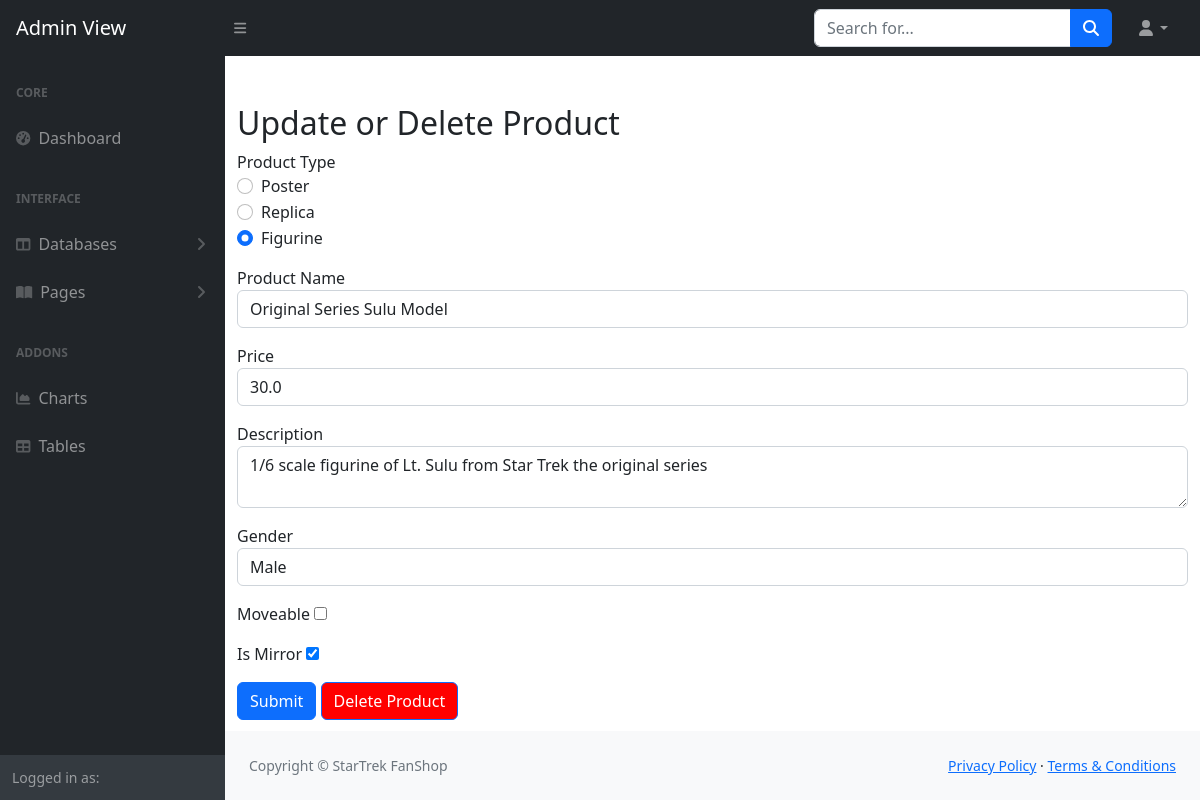
The app's page /manage_product/2 with its own data.
### tables this page shows
CREATE TABLE products (
        productID INTEGER PRIMARY KEY AUTOINCREMENT,
        productName TEXT NOT NULL,
        price REAL NOT NULL,
        type TEXT,
        gender TEXT,
        movable BOOLEAN,
        isMirror BOOLEAN,
        character TEXT,
        hasColour BOOLEAN,
        dimensions TEXT,
        material TEXT,
        scale TEXT,
        isLimited BOOLEAN,
        description TEXT,
        image_blob BLOB
    );

### app.py (the view, shortened to what this page needs)
@app.route('/manage_product/<int:productID>', methods=['GET', 'POST'])
def manage_product(productID):
    productService = ProductService()
    product = productService.get_product_by_id(productID)
    if product.image_blob:
        product.image = base64.b64encode(product.image_blob).decode('utf-8')
    else:
        product.image = None
    return render_template('manage_product.html', product=product)

### dao/productDAO.py (called while the page is built)
    def get_product_by_id(self, productID):
        sql = '''SELECT * FROM products WHERE productID = ?'''
        cursor = self.conn.execute(sql, (productID,))
        row = cursor.fetchone()
        if row:
            return Product(*row)
        self.conn.close()
        return None

### services/ProductService.py (called while the page is built)
    def get_product_by_id(self, productID):
        return self.productDAO.get_product_by_id(productID)

### templates/manage_product.html (shortened to what this page needs)
<!DOCTYPE html>
<html lang="en">
    <head>
        <link href="https://cdn.jsdelivr.net/npm/simple-datatables@7.1.2/dist/style.min.css" rel="stylesheet" />
        <link href="{{ url_for('static', filename='css/styles_admin.css') }}" rel="stylesheet" />
    </head>
    <body class="sb-nav-fixed">
        <nav class="sb-topnav navbar navbar-expand navbar-dark bg-dark">
            <a class="navbar-brand ps-3" href="index.html">Admin View</a>
            <button class="btn btn-link btn-sm order-1 order-lg-0 me-4 me-lg-0" id="sidebarToggle" href="#!"><i class="fas fa-bars"></i></button>
            <form class="d-none d-md-inline-block form-inline ms-auto me-0 me-md-3 my-2 my-md-0">
                <div class="input-group">
                    <input class="form-control" type="text" placeholder="Search for..." aria-label="Search for..." aria-describedby="btnNavbarSearch" />
                    <button class="btn btn-primary" id="btnNavbarSearch" type="button"><i class="fas fa-search"></i></button>
                </div>
            </form>
            <ul class="navbar-nav ms-auto ms-md-0 me-3 me-lg-4">
                <li class="nav-item dropdown">
                    <a class="nav-link dropdown-toggle" id="navbarDropdown" href="#" role="button" data-bs-toggle="dropdown" aria-expanded="false"><i class="fas fa-user fa-fw"></i></a>
                </li>
            </ul>
        </nav>
        <div id="layoutSidenav">
            <div id="layoutSidenav_nav">
                <nav class="sb-sidenav accordion sb-sidenav-dark" id="sidenavAccordion">
                    <div class="sb-sidenav-menu">
                        <div class="nav">
                            <div class="sb-sidenav-menu-heading">Core</div>
                            <a class="nav-link" href={{url_for('admin_page') }}
>
                                <div class="sb-nav-link-icon"><i class="fas fa-tachometer-alt"></i></div>
                                Dashboard
                            </a>
                            <div class="sb-sidenav-menu-heading">Interface</div>
                            <a class="nav-link collapsed" href="#" data-bs-toggle="collapse" data-bs-target="#collapseLayouts" aria-expanded="false" aria-controls="collapseLayouts">
                                <div class="sb-nav-link-icon"><i class="fas fa-columns"></i></div>
                                Databases
                                <div class="sb-sidenav-collapse-arrow"><i class="fas fa-angle-down"></i></div>
                            </a>
                            <a class="nav-link collapsed" href="#" data-bs-toggle="collapse" data-bs-target="#collapsePages" aria-expanded="false" aria-controls="collapsePages">
                                <div class="sb-nav-link-icon"><i class="fas fa-book-open"></i></div>
                                Pages
                                <div class="sb-sidenav-collapse-arrow"><i class="fas fa-angle-down"></i></div>
                            </a>
                            <div class="sb-sidenav-menu-heading">Addons</div>
                            <a class="nav-link" href="">
                                <div class="sb-nav-link-icon"><i class="fas fa-chart-area"></i></div>
                                Charts
                            </a>
                            <a class="nav-link" href="">
                                <div class="sb-nav-link-icon"><i class="fas fa-table"></i></div>
                                Tables
                            </a>
                        </div>
                    </div>
                    <div class="sb-sidenav-footer">
                        <div class="small">Logged in as: {{session['session_user']}}</div>
                    </div>
                </nav>
            </div>
            <div id="layoutSidenav_content">
    <div class="container mt-5">
        <h2>Update or Delete Product</h2>
        <form method="POST" name='edit' action="{{ url_for('manage_product', productID=product.productID) }}">
            <div class="form-group mb-3">
                <label>Product Type</label>
                <div class="form-check">
                    <input class="form-check-input" type="radio" name="productType" id="poster" value="poster" {% if product.type == 'poster' %} checked {% endif %} onchange="this.form.submit()">
                    <label class="form-check-label" for="poster">Poster</label>
                </div>
                <div class="form-check">
                    <input class="form-check-input" type="radio" name="productType" id="replica" value="replica" {% if product.type == 'replica' %} checked {% endif %} onchange="this.form.submit()">
                    <label class="form-check-label" for="replica">Replica</label>
                </div>
                <div class="form-check">
                    <input class="form-check-input" type="radio" name="productType" id="figurine" value="figurine" {% if product.type == 'figurine' %} checked {% endif %} onchange="this.form.submit()">
                    <label class="form-check-label" for="figurine">Figurine</label>
                </div>
            </div>
        </form>
        <form method="POST" name="save" action="{{ url_for('manage_product', productID=product.productID) }}" enctype="multipart/form-data">
            <div class="form-group mb-3">
                <label for="productName">Product Name</label>
                <input type="text" class="form-control" id="productName" name="productName" value="{{ product.productName }}" required>
            </div>
            <div class="form-group mb-3">
                <label for="price">Price</label>
                <input type="number" class="form-control" id="price" name="price" value="{{ product.price }}" required>
            </div>
            <div class="form-group mb-3">
                <label for="description">Description</label>
                <textarea class="form-control" id="description" name="description" required>{{ product.description }}</textarea>
            </div>
            <div {% if product.type != 'figurine' %}style="display: none;"{% endif %}>
                <div class="form-group mb-3">
                    <label for="gender">Gender</label>
                    <input type="text" class="form-control" id="gender" name="gender" value="{{ product.gender }}" {% if product.type == 'figurine' %} required {% endif %}>
                </div>
                <div class="form-group mb-3">
                    <label for="moveable">Moveable</label>
                    <input type="checkbox" id="moveable" name="moveable" {% if product.moveable %} checked {% endif %}>
                </div>
                <div class="form-group mb-3">
                    <label for="isMirror">Is Mirror</label>
                    <input type="checkbox" id="isMirror" name="isMirror" {% if product.isMirror %} checked {% endif %}>
                </div>
            </div>
            <button type="submit" class="btn btn-primary" name="save_changes">Submit</button>
            <button type="submit"  class="btn btn-primary" style="background-color: red" name="delete">Delete Product</button>
        </form>
    </div>
    <footer class="py-4 bg-light mt-auto">
        <div class="container-fluid px-4">
            <div class="d-flex align-items-center justify-content-between small">
                <div class="text-muted">Copyright &copy; StarTrek FanShop</div>
                <div>
                    <a href="#">Privacy Policy</a>
                    &middot;
                    <a href="#">Terms &amp; Conditions</a>
                </div>
            </div>
        </div>
    </footer>
</html>

### records on screen
products: type "☐ Poster", type "☐ Replica", type "☑ Figurine", productName "Original Series Sulu Model", price "30.0", description "1/6 scale figurine of Lt. Sulu from Star Trek the original series", gender "Male", isMirror "☑"
